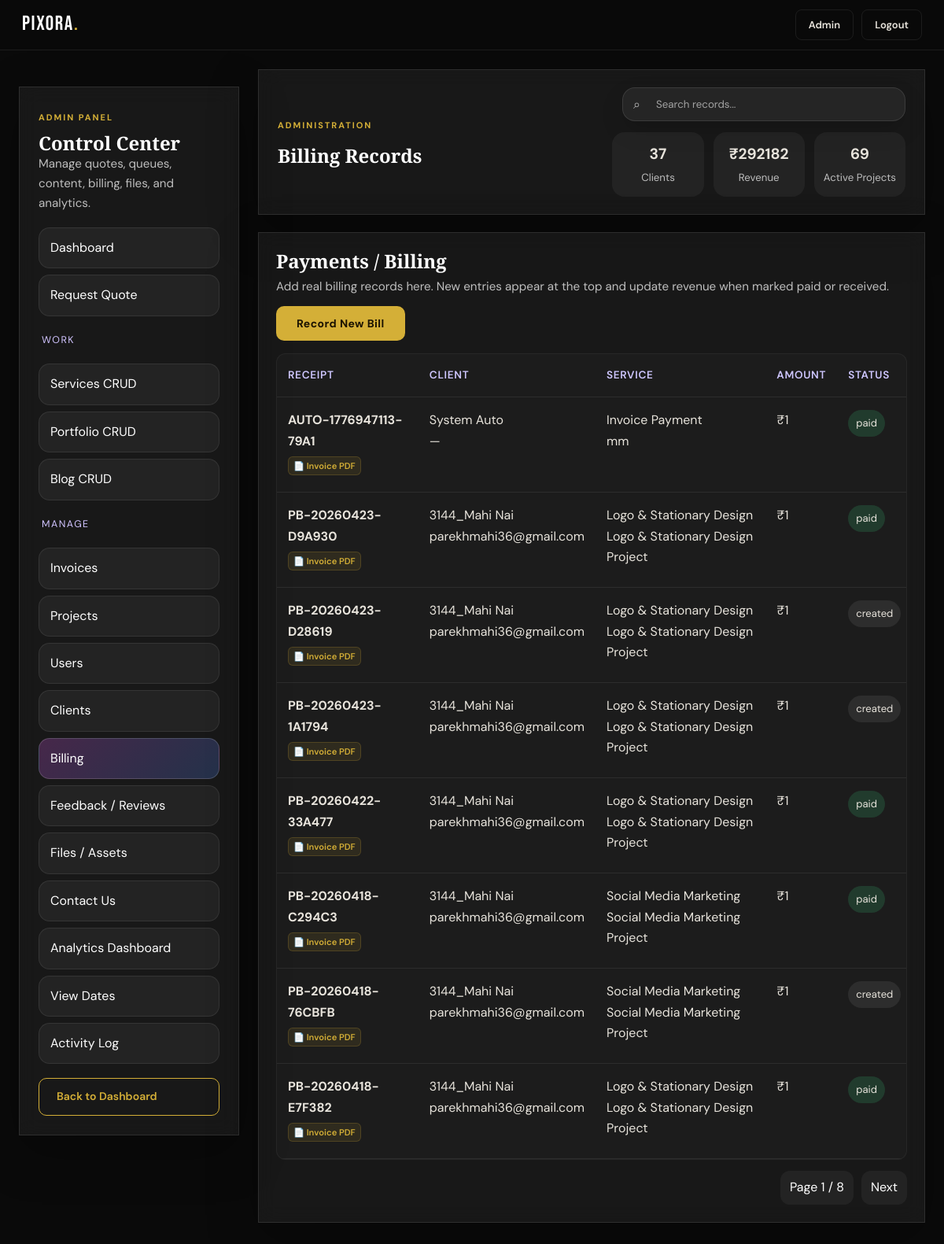
Page /admin/manage/billing (signed in) on the committed database.
### tables this page shows
CREATE TABLE payments (
            id INTEGER PRIMARY KEY AUTOINCREMENT,
            receipt_no TEXT UNIQUE,
            name TEXT,
            email TEXT,
            phone TEXT,
            service TEXT,
            project TEXT,
            amount INTEGER,
            currency TEXT DEFAULT 'INR',
            razorpay_order_id TEXT,
            razorpay_payment_id TEXT,
            razorpay_signature TEXT,
            status TEXT DEFAULT 'created',
            gateway_status TEXT,
            date_str TEXT,
            paid_at TEXT,
            created_at TEXT DEFAULT CURRENT_TIMESTAMP
        , user_id INTEGER, project_id INTEGER, invoice_id INTEGER, payment_method TEXT, notes TEXT, verified_at TEXT, webhook_event_id TEXT, webhook_payload TEXT, failure_reason TEXT);

### app.py (the view)
@app.route('/admin/manage/billing')
@admin_required
def admin_billing_page():
    db = get_db()
    page = int(request.args.get('page', 1) or 1)
    search = request.args.get('search', '').strip()
    payments = admin_paginate("""
        SELECT p.*, i.invoice_no, i.title AS invoice_title
        FROM payments p
        LEFT JOIN invoices i ON p.invoice_id = i.id
        ORDER BY COALESCE(p.created_at, p.date_str) DESC, p.id DESC
    """, page=page, per_page=8, search=search, search_cols=['receipt_no', 'name', 'email', 'project', 'service', 'p.status', 'invoice_no', 'invoice_title'])
    invoices = db.execute("SELECT id, invoice_no, title, amount, balance_amount FROM invoices WHERE status != 'Paid' ORDER BY id DESC").fetchall()
    return render_template('admin_billing.html', payments=payments, invoices=invoices, **admin_common_context('billing'))

### app.py (called while the page is built)
def get_db():
    db = getattr(g, '_database', None)
    if db is None:
        db = g._database = sqlite3.connect(DATABASE)
        db.row_factory = sqlite3.Row
    return db

@app.teardown_appcontext
def close_connection(exception):
    db = getattr(g, '_database', None)
    if db is not None:
        db.close()

def admin_required(f):
    @wraps(f)
    def decorated(*args, **kwargs):
        user = get_current_user()
        if not user:
            flash('Please log in to access this page.', 'warning')
            return redirect(url_for('login', next=request.path))
        if user['role'] != 'admin':
            flash('Admin access only.', 'error')
            return redirect(url_for('dashboard'))
        return f(*args, **kwargs)
    return decorated

def get_current_user():
    if 'user_id' not in session:
        return None
    return get_db().execute('SELECT * FROM users WHERE id=?', (session['user_id'],)).fetchone()

def get_user_notifications(limit=5, only_unread=False):
    user = get_current_user()
    if not user:
        return []
    query = 'SELECT * FROM notifications WHERE user_id=?'
    params = [user['id']]
    if only_unread:
        query += ' AND is_read=0'
    query += ' ORDER BY id DESC LIMIT ?'
    params.append(limit)
    return get_db().execute(query, tuple(params)).fetchall()

def unread_notification_count():
    user = get_current_user()
    if not user:
        return 0
    return get_db().execute('SELECT COUNT(*) FROM notifications WHERE user_id=? AND is_read=0', (user['id'],)).fetchone()[0]

@app.context_processor
def inject_user():
    user = get_current_user()
    play_login_sound = bool(session.pop('play_login_sound', False))
    return {
        'current_user': user,
        'notif_preview': get_user_notifications(limit=5) if user else [],
        'notif_unread_count': unread_notification_count() if user else 0,
        'play_login_sound': play_login_sound,
        'now_iso': now_iso
    }

def admin_common_context(section='dashboard'):
    return {'admin_section': section, 'admin_stats': admin_overview_stats()}

### templates/admin_billing.html (shortened to what this page needs)
{% extends 'admin_base.html' %}
{% block admin_heading %}Billing Records{% endblock %}
{% block admin_body %}
<div class="glass-card admin-section">
  <div style="display:flex;justify-content:space-between;align-items:center;gap:12px;flex-wrap:wrap;margin-bottom:16px;">
    <div>
      <h2 style="margin-bottom:6px;">Payments / Billing</h2>
      <p class="admin-subtext" style="margin:0;">Add real billing records here. New entries appear at the top and update revenue when marked paid or received.</p>
    </div>
    <button class="btn-primary" type="button" onclick="const form=document.getElementById('newBillForm'); form.style.display=form.style.display==='none'?'grid':'none';">Record New Bill</button>
  </div>
  <div class="table-wrap"><table class="admin-table"><thead><tr><th>Receipt</th><th>Client</th><th>Service</th><th>Amount</th><th>Status</th><th>Update</th></tr></thead><tbody>
    {% for item in payments['items'] %}
    <tr>
      <td>
        <strong>{{ item.receipt_no }}</strong>
        {% if item.invoice_id %}
        <br>
        <a href="{{ url_for('download_invoice_pdf', invoice_id=item.invoice_id) }}" class="admin-pdf-link" style="padding: 2px 6px; font-size: 0.7rem; margin-top: 6px;">
            📄 Invoice PDF
        </a>
        {% endif %}
      </td>
      <td>{{ item.name or '—' }}<br>{{ item.email or '—' }}</td>
      <td>{{ item.service or '—' }}<br>{{ item.project or '—' }}</td>
      <td>₹{{ item.amount or 0 }}</td>
      <td>
        <span class="badge {{ item.status|lower }}">{{ item.status }}</span>
      </td>
    </tr>
    {% else %}<tr><td colspan="6">No billing records yet.</td></tr>{% endfor %}
  </tbody></table></div>
  <div class="pagination">
    <span>Page {{ payments['page'] }} / {{ payments['pages'] }}</span>
    {% if payments['has_next'] %}<a href="{{ url_for('admin_billing_page', page=payments['next_page'], search=request.args.get('search', '')) }}">Next</a>{% endif %}
  </div>
</div>
{% endblock %}

### static/css/style.css (style rules this page uses)
*, *::before, *::after { box-sizing: border-box; margin: 0; padding: 0; }
:root { --bg: #0a0a0a; --bg-2: #111111; --bg-3: #181818; --bg-4: #222222; --border: rgba(255,255,255,0.08); --border-gold: rgba(212,175,55,0.25); --gold: #d4af37; --gold-light: #f0d060; --gold-dim: rgba(212,175,55,0.15); --white: #ffffff; --text: #e8e4dc; --text-2: #9e9a93; --text-3: #5c5852; --red: #e05555; --radius: 12px; --radius-lg: 20px; --shadow: 0 8px 32px rgba(0,0,0,0.5); --shadow-gold: 0 0 40px rgba(212,175,55,0.12); --font-display: 'Bebas Neue', sans-serif; --font-serif: 'Playfair Display', Georgia, serif; --font-body: 'DM Sans', system-ui, sans-serif; --nav-h: 64px; --ticker-h: 36px; }
html { scroll-behavior: smooth; }
body { background: var(--bg); color: var(--text); font-family: var(--font-body); font-size: 16px; line-height: 1.65; -webkit-font-smoothing: antialiased; overflow-x: hidden; }
a { color: inherit; text-decoration: none; }
button { cursor: pointer; border: none; background: none; font-family: inherit; }
h1,h2,h3,h4,h5 { font-family: var(--font-serif); font-weight: 700; line-height: 1.15; color: var(--white); }
.btn-primary { display: inline-flex; align-items: center; gap: 6px; background: var(--gold); color: #1a1200; font-weight: 700; font-size: 14px; letter-spacing: 0.03em; padding: 13px 26px; border-radius: 10px; border: none; cursor: pointer; transition: background .2s, transform .15s, box-shadow .2s; }
.glass-card { background:rgba(255,255,255,.06);backdrop-filter:blur(12px);border:1px solid rgba(255,255,255,.1);box-shadow:0 20px 60px rgba(0,0,0,.28); }

### templates/admin_base.html (style rules this page uses)
.admin-subtext { color:rgba(255,255,255,.72);font-size:.95rem }
.admin-section { padding:22px;overflow-x:auto }
.admin-section h2 { margin-bottom:16px }
.table-wrap { overflow-x:auto; -webkit-overflow-scrolling: touch; border-radius: 12px; border: 1px solid rgba(255,255,255,0.05); background: rgba(255,255,255,0.02); }
.admin-table { width:100%;border-collapse:collapse;min-width:1000px; }
.admin-table th,.admin-table td { padding:16px 14px;border-bottom:1px solid rgba(255,255,255,.08);vertical-align:top;text-align:left; overflow: hidden; text-overflow: ellipsis; }
.admin-table th { font-size:.85rem;color:#cfc7ff; font-weight: 600; text-transform: uppercase; letter-spacing: 0.05em; }
.badge { display:inline-flex;align-items:center;padding:6px 10px;border-radius:999px;background:rgba(255,255,255,.08);font-size:.82rem }
.badge.accepted,.badge.paid,.badge.completed,.badge.confirmed,.badge.resolved { background:rgba(63,205,128,.18) }
.pagination { display:flex;gap:10px;justify-content:flex-end;align-items:center;margin-top:14px }
.pagination a,.pagination span { padding:8px 12px;border-radius:12px;background:rgba(255,255,255,.05);text-decoration:none;color:#fff }
.admin-pdf-link { display: inline-flex; align-items: center; gap: 6px; margin-top: 8px; padding: 4px 10px; background: rgba(212, 175, 55, 0.1); border: 1px solid rgba(212, 175, 55, 0.2); color: #d4af37 !important; border-radius: 6px; font-size: 0.85rem; font-weight: 600; text-decoration: none; transition: all 0.2s ease; }

### rows in the picture
payments: receipt_no "AUTO-1776947113-79A1", name "System Auto", email "—", service "Invoice Payment", project "mm", amount "1", status "paid"
payments: receipt_no "PB-20260423-D9A930", name "3144_Mahi Nai", email "parekhmahi36@gmail.com", service "Logo & Stationary Design", project "Logo & Stationary Design Project", amount "1", status "paid"
payments: receipt_no "PB-20260423-D28619", name "3144_Mahi Nai", email "parekhmahi36@gmail.com", service "Logo & Stationary Design", project "Logo & Stationary Design Project", amount "1", status "created"
payments: receipt_no "PB-20260423-1A1794", name "3144_Mahi Nai", email "parekhmahi36@gmail.com", service "Logo & Stationary Design", project "Logo & Stationary Design Project", amount "1", status "created"
payments: receipt_no "PB-20260422-33A477", name "3144_Mahi Nai", email "parekhmahi36@gmail.com", service "Logo & Stationary Design", project "Logo & Stationary Design Project", amount "1", status "paid"
payments: receipt_no "PB-20260418-C294C3", name "3144_Mahi Nai", email "parekhmahi36@gmail.com", service "Social Media Marketing", project "Social Media Marketing Project", amount "1", status "paid"
payments: receipt_no "PB-20260418-76CBFB", name "3144_Mahi Nai", email "parekhmahi36@gmail.com", service "Social Media Marketing", project "Social Media Marketing Project", amount "1", status "created"
payments: receipt_no "PB-20260418-E7F382", name "3144_Mahi Nai", email "parekhmahi36@gmail.com", service "Logo & Stationary Design", project "Logo & Stationary Design Project", amount "1", status "paid"

### other values in the picture
{{ admin_stats.clients }} "37"
{{ admin_stats.revenue }} "292182"
{{ admin_stats.active_projects }} "69"
{{ payments['page'] }} "1"
{{ payments['pages'] }} "8"
